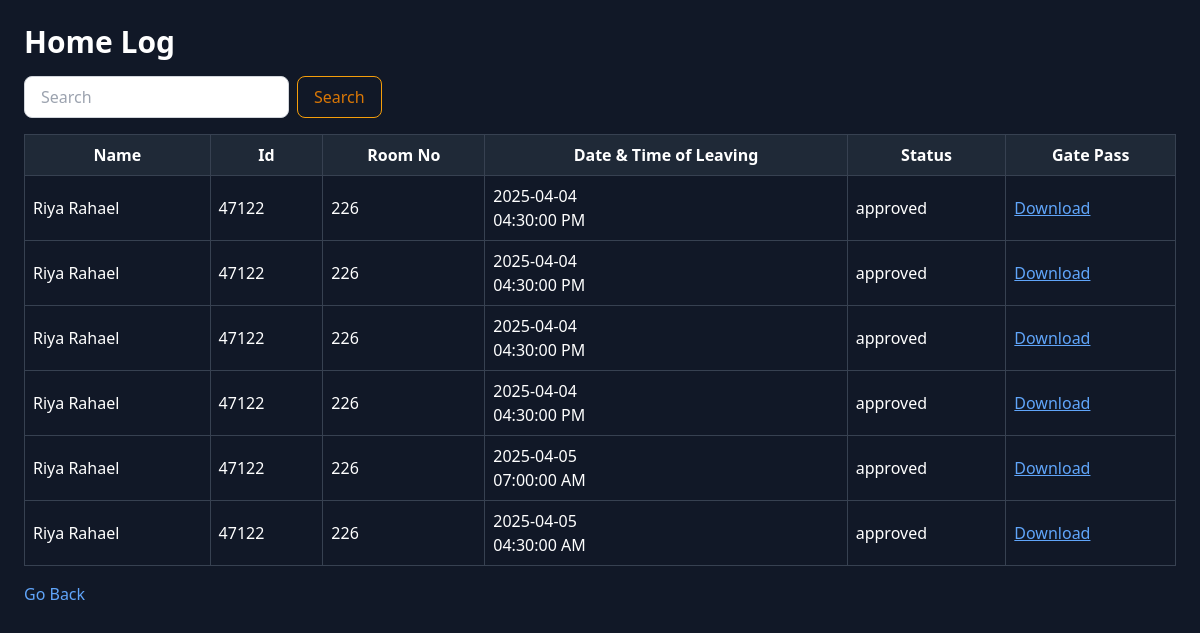
The page /homelog (signed in) on the database its author committed.
### models/models.py (models this page shows)
class GatePassRequest(db.Model):
    __tablename__ = "gatepass_requests"
    id = db.Column(db.Integer, primary_key=True)
    student_id = db.Column(db.Integer, db.ForeignKey("students.admno"), nullable=False)
    parent_id = db.Column(db.Integer, db.ForeignKey("parents.id"), nullable=False)
    request_date = db.Column(db.Date, nullable=False)
    request_time = db.Column(db.String(10), nullable=False)
    pass_type = db.Column(db.String(50), nullable=False)
    reason = db.Column(db.String(255), nullable=False)
    place = db.Column(db.String(100), nullable=False)
    going_date = db.Column(db.Date, nullable=False)
    going_time = db.Column(db.String(10), nullable=False)
    return_date = db.Column(db.Date, nullable=False)
    status = db.Column(db.String(30), default="pending")

class Student(db.Model):
    __tablename__ = "students"
    id = db.Column(db.Integer, primary_key=True)
    full_name = db.Column(db.String(100), nullable=False)
    admno = db.Column(db.String(50), unique=True, nullable=False)
    study_year = db.Column(db.String(10), nullable=False)
    department = db.Column(db.String(50), nullable=False)
    address = db.Column(db.String(200), nullable=False)
    hostel_name = db.Column(db.String(50), nullable=False)
    hostel_room = db.Column(db.String(10), nullable=False)
    email = db.Column(db.String(100), unique=True, nullable=False)
    phone_number = db.Column(db.String(20), nullable=False)
    password = db.Column(db.String(200), nullable=False)
    role = db.Column(db.String(20), default="student")
    parent_id=db.Column(db.Integer,db.ForeignKey("parents.id"),nullable=True)

### controllers/controllers.py (the view)
@app.route("/homelog")
def homelog():
    role=session.get('role')
    if role == 'warden':
        hname=Warden.query.filter_by(id=session['id']).first().hos_name_war
        sdetails=(
            db.session.query(Student.full_name,Student.admno,Student.hostel_room,GatePassRequest.going_date,GatePassRequest.going_time,GatePassRequest.status,GatePassRequest.id)
            .join(Student, Student.admno == GatePassRequest.student_id)
            .filter(Student.hostel_name == hname)
            .filter(GatePassRequest.pass_type == 'homegoing')
            .all()
        )
    return render_template("homelog.html",students=sdetails)

### templates/homelog.html (shortened to what this page needs)
<!DOCTYPE html>
<html lang="en">
<head>
    <script src="https://cdn.tailwindcss.com"></script>
</head>
<body class="bg-gray-900 text-white p-6">
    <h1 class="text-3xl font-bold mb-4">Home Log</h1>
    <div class="flex justify-between items-center mb-4">
        <form class="flex items-center space-x-2" role="search" action="/homelog/searchslog" method="GET">
            <input class="border border-gray-300 rounded-lg px-4 py-2 text-gray-900 bg-white
                   focus:outline-none focus:ring-2 focus:ring-amber-500"
                   type="search" name="query" placeholder="Search" aria-label="Search">
            <button class="border border-amber-500 text-amber-600 px-4 py-2 rounded-lg
                           hover:bg-amber-500 hover:text-white transition">
                Search
            </button>
        </form>
    </div>
    <div class="overflow-x-auto">
        <table class="table-auto w-full border-collapse border border-gray-700">
            <thead>
                <tr class="bg-gray-800">
                    <th class="border border-gray-700 p-2">Name</th>
                    <th class="border border-gray-700 p-2">Id</th>
                    <th class="border border-gray-700 p-2">Room No</th>
                    <th class="border border-gray-700 p-2">Date & Time of Leaving</th>
                    <th class="border border-gray-700 p-2">Status</th>
                    <th class="border border-gray-700 p-2">Gate Pass</th>
                </tr>
            </thead>
            <tbody id="homeTable">
                {%if students%}
                {% for full_name, admno, hostel_room, going_date, going_time, status, id in students %}
                <tr class="border border-gray-700">
                    <td class="border border-gray-700 p-2">{{ full_name }}</td>
                    <td class="border border-gray-700 p-2">{{ admno }}</td>
                    <td class="border border-gray-700 p-2">{{ hostel_room }}</td>
                    <td class="border border-gray-700 p-2">{{ going_date }} <br>{{ going_time }}</td>
                    {%if status =='parent_approved'%}
                    <td class="border border-gray-700 p-2"><a href="/wardensanction/{{ id }}" class="text-blue-400 hover:text-blue-300 underline">Sanction?</a></td>
                    {%else%}
                    <td class="border border-gray-700 p-2">{{ status }}</td>
                    {%endif%}
                    <td class="border border-gray-700 p-2"><a href="/dwnloadgp/{{ id }}" class="text-blue-400 hover:text-blue-300 underline">Download</a></td>
                </tr>
            {% endfor %}
            {%endif%}
            </tbody>
        </table>
    </div>
    <a href="/wportal" class="text-blue-400 hover:underline mt-4 inline-block">Go Back</a>
</body>
</html>

### rows shown on the page
GatePassRequest: full_name "Riya Rahael", admno "47122", hostel_room "226", going_date "2025-04-04", going_time "04:30:00 PM", status "approved"
GatePassRequest: full_name "Riya Rahael", admno "47122", hostel_room "226", going_date "2025-04-04", going_time "04:30:00 PM", status "approved"
GatePassRequest: full_name "Riya Rahael", admno "47122", hostel_room "226", going_date "2025-04-04", going_time "04:30:00 PM", status "approved"
GatePassRequest: full_name "Riya Rahael", admno "47122", hostel_room "226", going_date "2025-04-04", going_time "04:30:00 PM", status "approved"
GatePassRequest: full_name "Riya Rahael", admno "47122", hostel_room "226", going_date "2025-04-05", going_time "07:00:00 AM", status "approved"
GatePassRequest: full_name "Riya Rahael", admno "47122", hostel_room "226", going_date "2025-04-05", going_time "04:30:00 AM", status "approved"
